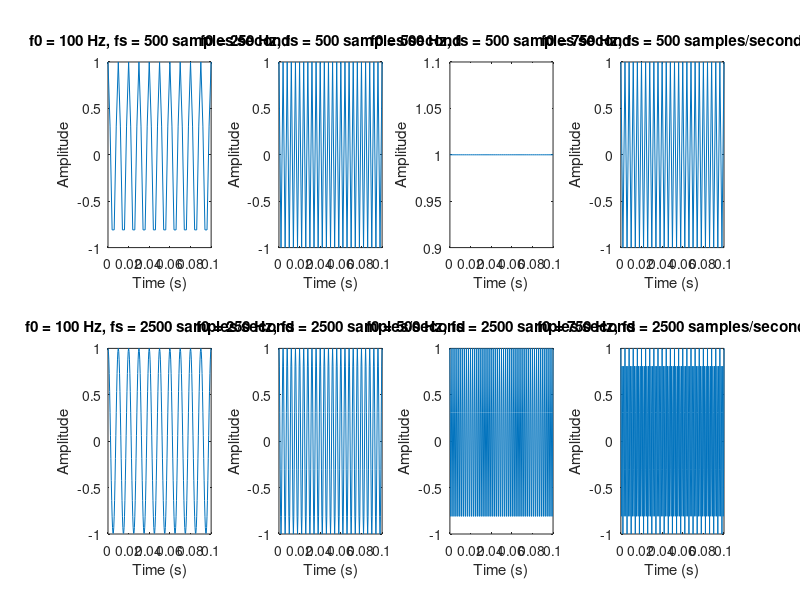

The MATLAB script that drew this image:
% Define parameters
f0_values = [100, 250, 500, 750]; % Frequencies in Hz
fs_values = [500, 2500]; % Sampling rates in samples/second
t = 0:0.1:0.1; % Time vector for 0.1 seconds

% Plot for each combination of f0 and fs
for i = 1:length(fs_values)
    fs = fs_values(i);
    for j = 1:length(f0_values)
        f0 = f0_values(j);
        n = 0:(1/fs):0.1; % Time vector for the given sampling rate
        x_n = cos(2*pi*f0*n); % Signal
        subplot(length(fs_values), length(f0_values), (i-1)*length(f0_values) + j);
        plot(n, x_n);
        title(sprintf('f0 = %d Hz, fs = %d samples/second', f0, fs));
        xlabel('Time (s)');
        ylabel('Amplitude');
    end
end
